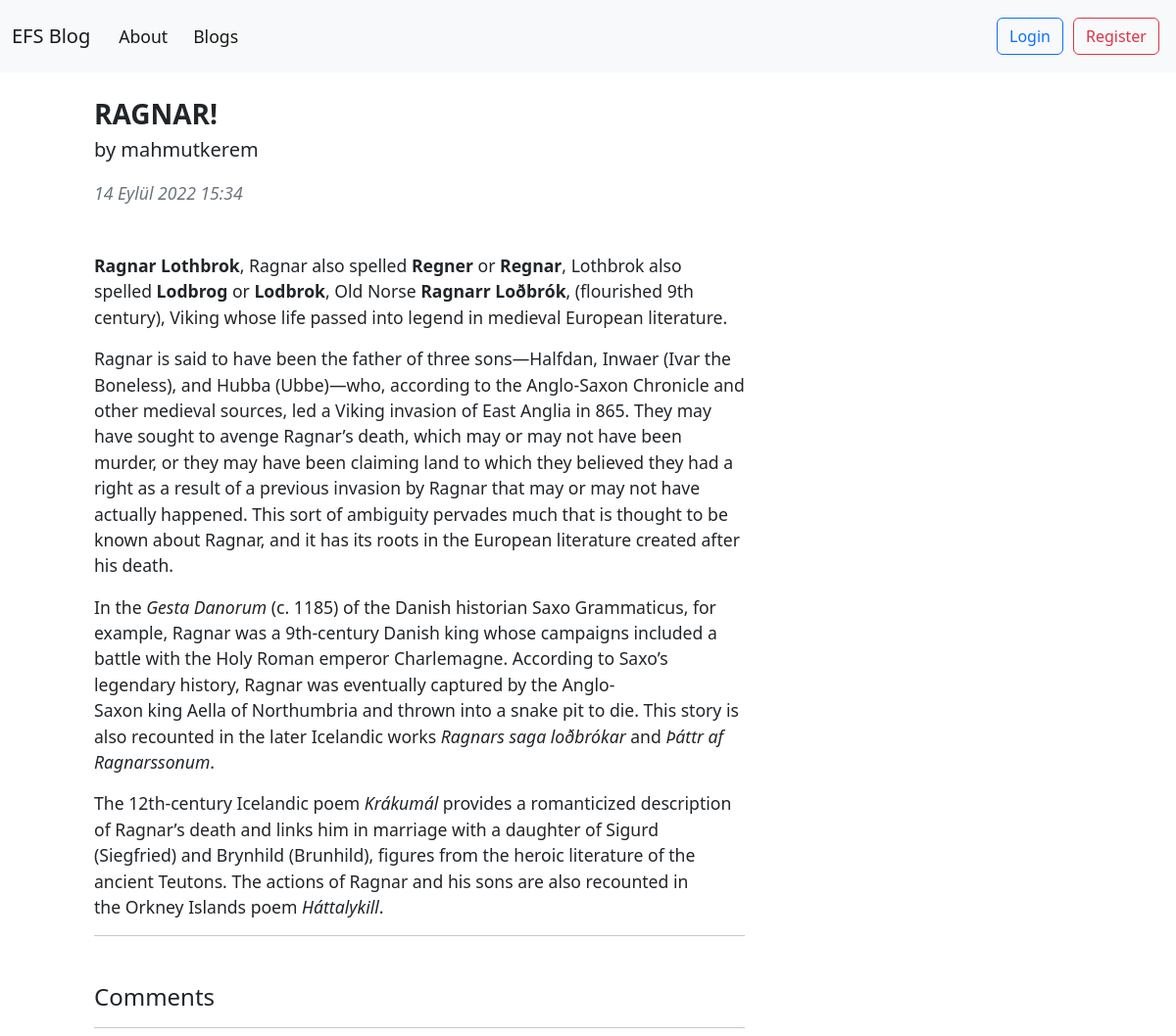
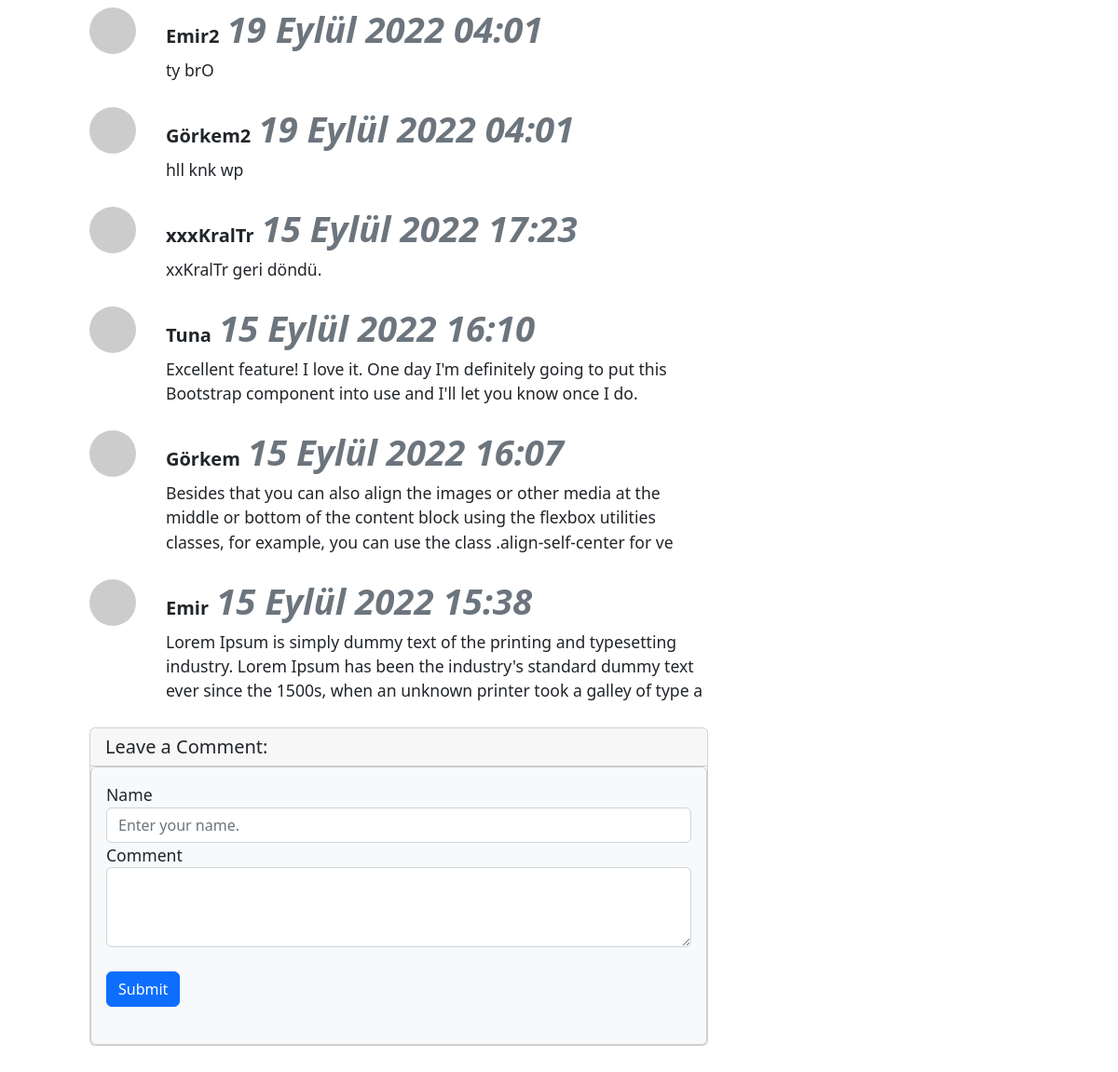
The page /blogs/blog/30 on the database its author committed (2 pictures, top to bottom).
### article/models.py (models this page shows, shortened)
class Article(models.Model):
    author = models.ForeignKey("auth.User", on_delete = models.CASCADE,verbose_name= "Author ")
    title = models.CharField(max_length = 50, verbose_name= "Title ")
    content = RichTextField()
    created_date = models.DateTimeField(auto_now_add=True, verbose_name= "Created Date")
    article_image = models.FileField(blank = True,null = True,verbose_name="Image")
    article_image2 = models.FileField(blank = True,null = True,verbose_name="Image 2")
    class Meta:
        ordering = ['-created_date']

class Comment(models.Model):
    article = models.ForeignKey(Article,on_delete= models.CASCADE,verbose_name= "Blog",related_name="comments")
    comment_author = models.CharField(max_length= 50,verbose_name="Name")
    comment_content = models.CharField(max_length=200,verbose_name="Comment")
    comment_date = models.DateTimeField(auto_now_add= True,verbose_name="Date")
    class Meta:
        ordering = ['-comment_date']

### article/views.py (the view)
# urls.py: path('blog/<int:id>',views.detail,name = "detail"),
def detail(request,id):
    article = get_object_or_404(Article,id = id)
    comments = article.comments.all()
    return render(request,"detail.html",{"article":article,"comments":comments})

### templates/detail.html (shortened to what this page needs)
{% extends 'layout.html' %}
{% block body %}
<div class="container mt-5">
    <div class="row">
        <div class="col-lg-8">
            <article>
                <header class="mb-4">
                    <h3 class="fw-bolder mb-1">{{article.title}}</h3>
                    <p class ="lead">
                        by {{article.author.username}}
                    </p>
                    <div class="text-muted fst-italic mb-2">{{article.created_date}}</div>
                </header>
                <section class="mb-5">
                    <p class="fs-5 mb-4">
                        {{article.content|safe}}
                    </p>
                    <hr>
                </section>
            </article>
            <h4>Comments</h4>
            <hr>
            {% if comments %}
            {% for comment in comments %}
                <div class="d-flex">
                    <div class="flex-shrink-0">
                        <img class="d-flex me-3 rounded-circle" src="https://dummyimage.com/50x50/ced4da/6c757d.jpg" alt="..." />
                    </div>
                    <div class="flex grow-1 ms-3">
                        <h5 class="fw-bold">{{comment.comment_author}}<small class ="ms-2 text-muted"><i>{{comment.comment_date}}</i></small></h5>
                        {{comment.comment_content}}
                    </div>
                </div>
                <br>
            {% endfor %}
            {% else %}
            <div class = "alert alert-danger">
                There is no comments on this blog. Would you like to become the first one to write?
            </div>
            {% endif %}
            <div class="card mb-5">
                <h5 class ="card-header"> Leave a Comment:</h5>
                <div class="card bg-light">
                    <div class="card-body">
                        <form class="mb-4" method = "post" action ="{% url 'article:comment' article.id %}">
                                <div class="form-group">
                                  <label for="formGroupExampleInput">Name</label>
                                  <input name = "comment_author" type="text" class="form-control" id="formGroupExampleInput" placeholder="Enter your name.">
                                </div>
                            <div class ="form-group">
                                <label for="formGroupExampleInput">Comment</label>
                                <textarea name="comment_content" class="form-control" rows="3"></textarea>
                            </div>
                            <br>
                            <button type="submit" class="btn btn-primary">Submit</button>
                        </form>
                    </div>
                </div>
            </div>
        </div>
    </div>
</div>
{% endblock body %}

### templates/layout.html (shortened to what this page needs)
<!DOCTYPE html>
{% load static %}
<html lang="en">
<head>
    <link rel="stylesheet" href="{% static 'css/bootstrap.min.css' %}">
</head>
<body>
    {% include "includes/navbar.html" %}
    <div style = "margin-top : 100px; margin-bottom:50px" class = "container">
        {% block body %}
        {% endblock body %}
    </div>
</body>
</html>

### templates/includes/navbar.html (shortened to what this page needs)
<link rel="stylesheet" href="/static/css/swiper-bundle.min.css"/>
<link rel="stylesheet" href="/static/css/main.css"/>
<nav class="navbar navbar-expand-lg fixed-top bg-light">
    <div class="container-fluid">
      <a class="navbar-brand" href="{% url 'index' %}">EFS Blog</a>
      <div class="collapse navbar-collapse" id="navbarNav">
        <ul class="navbar-nav me-auto">
          <li class="nav-item">
            <a class="nav-link active" aria-current="page" href="{% url 'about' %}">About</a>
          </li>
          <li class="nav-item">
            <a class="nav-link active" aria-current="page" href="{% url 'article:articles' %}">Blogs</a>
          </li>
        </ul>
        <ul class="navbar-nav ms-auto">
          {% if request.user.is_authenticated %}
            <li class="nav-item">
              <a class="btn btn-outline-success" aria-current="page" href="{% url 'article:dashboard' %}">Dashboard</a>
            </li>
            <li class="nav-item">
              <a class="btn btn-outline-danger" aria-current="page" href="{% url 'user:logout' %}">Logout</a>
            </li>
          {% else %}
            <li class="nav-item">
              <a class="btn btn-outline-primary" aria-current="page" href="{% url 'user:login' %}">Login</a>
            </li>
            <li class="nav-item">
              <a class="btn btn-outline-danger" aria-current="page" href="{% url 'user:register' %}">Register</a>
            </li>
          {% endif %}
        </ul>
      </div>
    </div>
  </nav>

### static/css/main.css (style rules this page uses)
:root { --light-color: #fff; --light-color-alt: #afb6cd; --primary-background-color: #121213; --secondary-background-color: #252830; --hover-light-color: var(--light-color); --hover-dark-color: var(--primary-background-color); --gradient-color: linear-gradient( 115deg,#4fcf70,#fad648,#a767e5,#12bcfe,#44ce7b); --transparent-light-color: rgba(255,255,255,.05); --transparent-dark-color: rgba(0,0,0,.75); --font-family: 'Poppins', sans-serif; --font-size-xsm: 1.1rem; --font-size-sm: 1.6rem; --font-size-md: 2.4rem; --font-size-lg: 3rem; --font-size-xl: 4rem; --gap: 2rem; --margin-sm: 2rem; --margin-md: 3rem; --item-min-height-sm: 20rem; --item-min-height-md: 30rem; }
* { margin: 0; padding: 0; box-sizing: border-box; }
html { font-size: 100%; }
body { font-size: var(--font-size-xsm); }
a { text-decoration: none; color: inherit; }
img { max-width: 100%; display: block; }
ul { list-style: none; }
input, button { font: inherit; color: inherit; border: none; background-color: transparent; outline: none; }
i { font-size: var(--font-size-md); }
.container { max-width: 160rem; margin: 0 auto; padding: 0 3rem; }
.navbar { color: #fff; display: flex; align-items: center; justify-content: space-between; padding-block: 1rem; }
.navbar-nav > li { margin-left:5px; margin-right:5px; }

### rows shown on the page
Article: title "RAGNAR!", author.username "mahmutkerem", created_date "14 Eylül 2022 15:34", content "Ragnar Lothbrok , Ragnar also spelled Regner or Regnar , Lothbrok also spelled Lodbrog or Lodbrok , Old Norse Ragnarr Loðbrók , (flourished 9th century), Viking whose life passed into legend in medieval European literature. Ragnar is said to have been the father of three sons— Halfdan , Inwaer ( Ivar the Boneless ), and Hubba (Ubbe)—who, according to the Anglo-Saxon Chronicle and other medieval sources, led a Viking invasion of East Anglia in 865. They may have sought to avenge Ragnar’s death, which may or may not have been murder, or they may have been claiming land to which they believed they had a right as a result of a previous invasion by Ragnar that may or may not have actually…"
Comment: comment_author "Emir2", comment_date "19 Eylül 2022 04:01", comment_content "ty brO"
Comment: comment_author "Görkem2", comment_date "19 Eylül 2022 04:01", comment_content "hll knk wp"
Comment: comment_author "xxxKralTr", comment_date "15 Eylül 2022 17:23", comment_content "xxKralTr geri döndü."
Comment: comment_author "Tuna", comment_date "15 Eylül 2022 16:10", comment_content "Excellent feature! I love it. One day I'm definitely going to put this Bootstrap component into use and I'll let you know once I do."
Comment: comment_author "Görkem", comment_date "15 Eylül 2022 16:07", comment_content "Besides that you can also align the images or other media at the middle or bottom of the content block using the flexbox utilities classes, for example, you can use the class .align-self-center for ve"
Comment: comment_author "Emir", comment_date "15 Eylül 2022 15:38", comment_content "Lorem Ipsum is simply dummy text of the printing and typesetting industry. Lorem Ipsum has been the industry's standard dummy text ever since the 1500s, when an unknown printer took a galley of type a"
